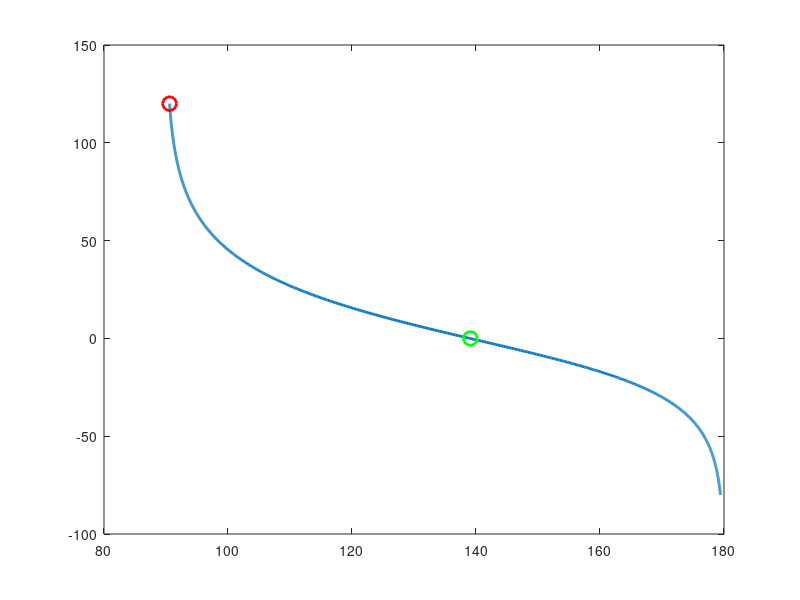

MATLAB code to generate this figure: (Note: this script raises an error after producing the figure.)
clc;
clear;
close all;

k = 1;

w = logspace(-2,2,1000);

jw = 1j*w;

%% FUNCIONES

L1 = k*(jw+1)./(jw.^3);

L2 = k*(jw+1)./(jw.*(jw+2).*(jw.^2+jw+1));

L3 = k*(jw+3)./(jw.*(jw+1).*(jw+2));

L4 = k./((jw+2).*(jw-5));

L5 = k*(jw+1)./((jw+5).*(jw.^2-9));

L6 = k*(jw+1)./(jw.*(jw-1));

L = {L1,L2,L3,L4,L5,L6};

%% PROCEDIMIENTO 7

for i = 1:length(L)

    sistema = L{i};

    mag = abs(sistema);

    mag_dB = 20*log10(mag);

    phase = angle(sistema)*180/pi;

    %% =========================
    % MARGEN DE GANANCIA
    % =========================

    [~,idx_phase] = min(abs(phase + 180));

    GM = 1/mag(idx_phase);

    GM_dB = 20*log10(GM);

    %% =========================
    % MARGEN DE FASE
    % =========================

    [~,idx_gain] = min(abs(mag - 1));

    PM = 180 + phase(idx_gain);

    %% =========================
    % DIAGRAMA DE BLACK
    % =========================

    figure;

    plot(phase,mag_dB,'LineWidth',2);

    hold on;

    % Punto margen de ganancia
    plot(phase(idx_phase),mag_dB(idx_phase), ...
        'ro','MarkerSize',10,'LineWidth',2);

    % Punto margen de fase
    plot(phase(idx_gain),mag_dB(idx_gain), ...
        'go','MarkerSize',10,'LineWidth',2);

    % Linea 0 dB
    yline(0,'k--');

    % Linea -180 grados
    xline(-180,'k--');

    grid on;

    xlabel('Fase (grados)');

    ylabel('Magnitud (dB)');

    title(['Diagrama de Black - L',num2str(i)]);

    legend('Black','Margen de Ganancia', ...
           'Margen de Fase');

    %% RESULTADOS

    fprintf('\n=====================\n');

    fprintf('Sistema L%d\n',i);

    fprintf('=====================\n');

    fprintf('GM = %.4f\n',GM);

    fprintf('GM dB = %.4f dB\n',GM_dB);

    fprintf('PM = %.4f grados\n',PM);

end
